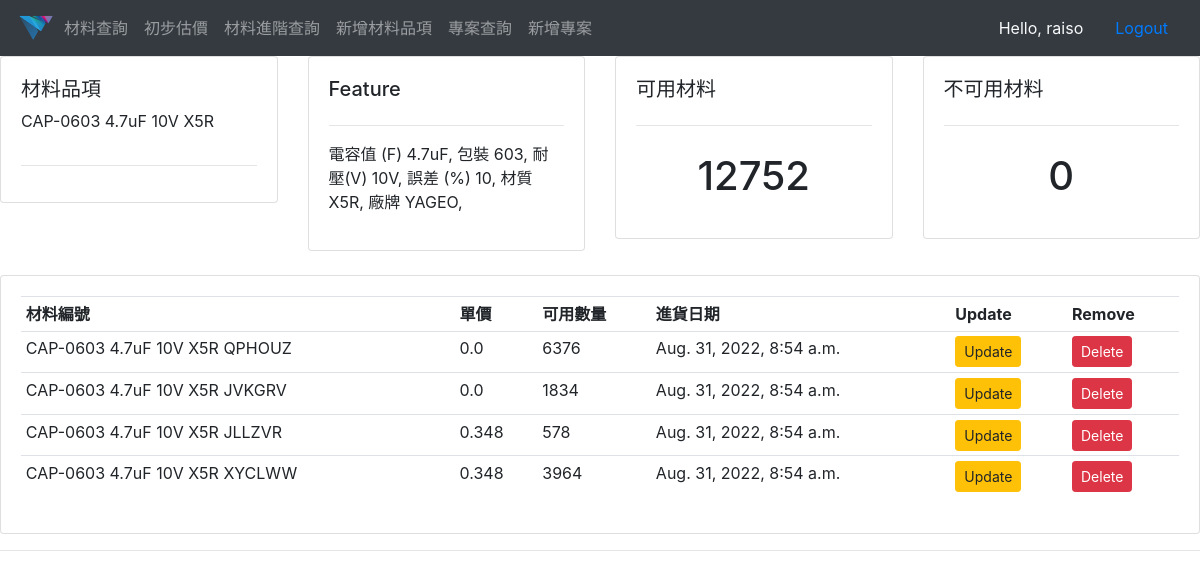
The app's page /item_detail/1032/ (signed in) with its own data.
### material_management_system/models.py (models this page shows, shortened)
class Item(models.Model):
    STATUS = (
        ('YES', 'YES'),
        ('NO', 'NO'),
    )
    lib_ref = models.CharField(max_length=50, blank=True)
    ds_number = models.CharField(max_length=20, unique=True)
    part_number = models.CharField(max_length=50, null=True, blank=True)
    location = models.CharField(max_length=200, null=True, blank=True)
    expected_count = models.IntegerField(null=True)
    feature = models.TextField(blank=True, null=True)
    date_created = models.DateTimeField(auto_now_add=True)
    free_count = models.IntegerField(default=0)
    unavailable_count = models.IntegerField(default=0)
    is_group = models.CharField(max_length=5, choices=STATUS, default='YES')
    def __str__(self):
        return self.lib_ref

class Material(models.Model):
    STATUS = (
        ('YES', 'YES'),
        ('NO', 'NO'),
    )
    item = models.ForeignKey(Item, on_delete=models.SET_NULL, null=True)
    random_str = models.CharField(max_length=20)
    unit_price = models.FloatField()
    count = models.IntegerField(default=0)
    is_free = models.CharField(max_length=5, default='YES', choices=STATUS)
    date_created = models.DateTimeField(auto_now_add=True)
    def __str__(self):
        return str(self.item) + ' ' + self.random_str

### material_management_system/views.py (the view)
# urls.py: path('item_detail/<str:pk>/', views.item_detail, name="item_detail"),
@login_required(login_url='login')
def item_detail(request, pk):
    item = Item.objects.get(id=pk)
    material_set = item.material_set.all()
    context = {'material_set': material_set, 'item': item}
    return render(request, 'item_detail.html', context)

### templates/item_detail.html
{% extends 'main.html' %}
{% block content %}
<div class="row">
	<div class="col-md">
		<div class="card card-body">
			<h5>材料品項</h5>
            <p> {{item.lib_ref}}</p>
			<hr>
		</div>
	</div>
	<div class="col-md">
		<div class="card card-body">
			<h5>Feature</h5>
			<hr>
			<p> {{item.feature}}</p>
		</div>
	</div>
	<div class="col-md">
		<div class="card card-body">
			<h5>可用材料</h5>
			<hr>
			<h1 style="text-align: center;padding: 10px">{{item.free_count}}</h1>
		</div>
	</div>
    <div class="col-md">
        <div class="card card-body">
			<h5>不可用材料</h5>
			<hr>
			<h1 style="text-align: center;padding: 10px">{{item.unavailable_count}}</h1>
		</div>
    </div>
</div>
<br>
<div class="row">
	<div class="col-md">
		<div class="card card-body">
			<table class="table table-sm">
				<tr>
					<th>材料編號</th>
					<th>單價</th>
					<th>可用數量</th>
					<th>進貨日期</th>
					<th>Update</th>
					<th>Remove</th>
				</tr>
				{% for material in material_set %}
				<tr>
					<td>{{material}}</td>
					<td>{{material.unit_price}}</td>
					<td>{{material.count}}</td>
					<td>{{material.date_created}}</td>
					<td><a class="btn btn-sm btn-warning" href="{% url 'update_material' material.id %}">Update</a></td>
					<td><a class="btn btn-sm btn-danger" href="{% url 'delete_material' material.id %}">Delete</a></td>
				</tr>
				{% endfor %}
			</table>
		</div>
	</div>
</div>
{% endblock %}

### templates/navbar.html (shortened to what this page needs)
{% load static %}
<nav class="navbar navbar-expand-lg navbar-dark bg-dark">
    <img src="{% static 'images/logo.png' %}" alt="DS_LOGO" height="40">
    <div class="collapse navbar-collapse" id="navbarNav">
        <ul class="navbar-nav">
            <li class="nav-item">
                <a class="nav-link" href="{% url 'material_search' %}">材料查詢</a>
            </li>
            <li class="nav-item">
                <a class="nav-link" href="{% url 'materials_price' %}">初步估價</a>
            </li>
            <li class="nav-item">
                <a class="nav-link" href="{% url 'material_detail_search' %}">材料進階查詢</a>
            </li>
            <li class="nav-item">
                <a class="nav-link" href="{% url 'new_item' %}">新增材料品項</a>
            </li>
            <li class="nav-item">
                <a class="nav-link" href="{% url 'project_search' %}">專案查詢</a>
            </li>
            <li class="nav-item">
                <a class="nav-link" href="{% url 'new_project' %}">新增專案</a>
            </li>
        </ul>
    </div>
  <span class="hello-msg nav-link text-light" >Hello, {{request.user}}</span>
  <span ><a  class="hello-msg nav-link" href="{% url 'logout' %}">Logout</a></span>
</nav>

### records on screen
Item: lib_ref "CAP-0603 4.7uF 10V X5R", feature "電容值 (F) 4.7uF, 包裝 603, 耐壓(V) 10V, 誤差 (%) 10, 材質 X5R, 廠牌 YAGEO,", free_count "12752", unavailable_count "0"
Material: item+random_str "CAP-0603 4.7uF 10V X5R QPHOUZ", unit_price "0.0", count "6376", date_created "Aug. 31, 2022, 8:54 a.m."
Material: item+random_str "CAP-0603 4.7uF 10V X5R JVKGRV", unit_price "0.0", count "1834", date_created "Aug. 31, 2022, 8:54 a.m."
Material: item+random_str "CAP-0603 4.7uF 10V X5R JLLZVR", unit_price "0.348", count "578", date_created "Aug. 31, 2022, 8:54 a.m."
Material: item+random_str "CAP-0603 4.7uF 10V X5R XYCLWW", unit_price "0.348", count "3964", date_created "Aug. 31, 2022, 8:54 a.m."

### other values on screen
{{ request.user }} "raiso"
